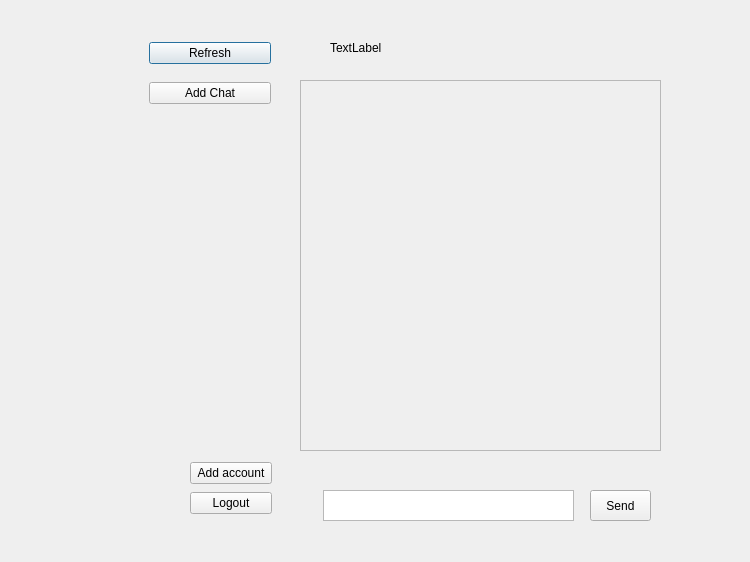
<?xml version="1.0" encoding="UTF-8"?>
<ui version="4.0">
 <class>NewUserPage</class>
 <widget class="QDialog" name="NewUserPage">
  <property name="geometry">
   <rect>
    <x>0</x>
    <y>0</y>
    <width>750</width>
    <height>562</height>
   </rect>
  </property>
  <property name="windowTitle">
   <string>Dialog</string>
  </property>
  <widget class="QWidget" name="horizontalLayoutWidget">
   <property name="geometry">
    <rect>
     <x>20</x>
     <y>30</y>
     <width>251</width>
     <height>88</height>
    </rect>
   </property>
   <layout class="QHBoxLayout" name="horizontalLayout">
    <item>
     <widget class="QLabel" name="UserLabel">
      <property name="text">
       <string/>
      </property>
     </widget>
    </item>
    <item>
     <layout class="QVBoxLayout" name="verticalLayout">
      <item>
       <widget class="QPushButton" name="RefreshBtn">
        <property name="text">
         <string>Refresh</string>
        </property>
       </widget>
      </item>
      <item>
       <widget class="QPushButton" name="AddChatBtn">
        <property name="text">
         <string>Add Chat</string>
        </property>
       </widget>
      </item>
     </layout>
    </item>
   </layout>
  </widget>
  <widget class="QWidget" name="verticalLayoutWidget_2">
   <property name="geometry">
    <rect>
     <x>190</x>
     <y>460</y>
     <width>82</width>
     <height>56</height>
    </rect>
   </property>
   <layout class="QVBoxLayout" name="verticalLayout_2">
    <item>
     <widget class="QPushButton" name="AddAccountBtn">
      <property name="text">
       <string>Add account</string>
      </property>
     </widget>
    </item>
    <item>
     <widget class="QPushButton" name="LogoutBtn">
      <property name="text">
       <string>Logout</string>
      </property>
     </widget>
    </item>
   </layout>
  </widget>
  <widget class="QWidget" name="verticalLayoutWidget_3">
   <property name="geometry">
    <rect>
     <x>20</x>
     <y>170</y>
     <width>251</width>
     <height>191</height>
    </rect>
   </property>
   <layout class="QVBoxLayout" name="ChatsLayout"/>
  </widget>
  <widget class="QWidget" name="sendMessageW" native="true">
   <property name="geometry">
    <rect>
     <x>300</x>
     <y>470</y>
     <width>361</width>
     <height>71</height>
    </rect>
   </property>
   <widget class="QTextEdit" name="messageContentInput">
    <property name="geometry">
     <rect>
      <x>23</x>
      <y>20</y>
      <width>251</width>
      <height>31</height>
     </rect>
    </property>
   </widget>
   <widget class="QPushButton" name="sendMsgButton">
    <property name="geometry">
     <rect>
      <x>290</x>
      <y>20</y>
      <width>61</width>
      <height>31</height>
     </rect>
    </property>
    <property name="text">
     <string>Send</string>
    </property>
   </widget>
  </widget>
  <widget class="QWidget" name="widgett" native="true">
   <property name="geometry">
    <rect>
     <x>300</x>
     <y>20</y>
     <width>361</width>
     <height>51</height>
    </rect>
   </property>
   <widget class="QLabel" name="chatNameLabel">
    <property name="geometry">
     <rect>
      <x>30</x>
      <y>20</y>
      <width>361</width>
      <height>16</height>
     </rect>
    </property>
    <property name="text">
     <string>TextLabel</string>
    </property>
   </widget>
  </widget>
  <widget class="QScrollArea" name="scrollArea">
   <property name="geometry">
    <rect>
     <x>300</x>
     <y>80</y>
     <width>361</width>
     <height>371</height>
    </rect>
   </property>
   <property name="widgetResizable">
    <bool>true</bool>
   </property>
   <widget class="QWidget" name="AllMessagesW">
    <property name="geometry">
     <rect>
      <x>0</x>
      <y>0</y>
      <width>359</width>
      <height>369</height>
     </rect>
    </property>
    <widget class="QWidget" name="AllMessagesW1" native="true">
     <property name="geometry">
      <rect>
       <x>0</x>
       <y>0</y>
       <width>361</width>
       <height>371</height>
      </rect>
     </property>
    </widget>
   </widget>
  </widget>
 </widget>
 <resources/>
 <connections/>
</ui>
